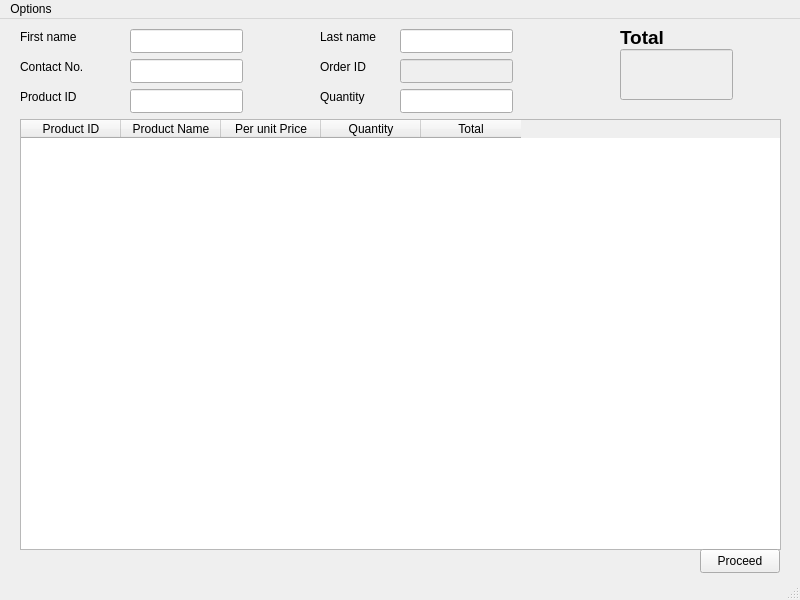
<?xml version="1.0" encoding="UTF-8"?>
<ui version="4.0">
 <class>MainWindow</class>
 <widget class="QMainWindow" name="MainWindow">
  <property name="geometry">
   <rect>
    <x>0</x>
    <y>0</y>
    <width>800</width>
    <height>600</height>
   </rect>
  </property>
  <property name="windowTitle">
   <string>MainWindow</string>
  </property>
  <widget class="QWidget" name="centralwidget">
   <widget class="QLineEdit" name="lineEdit_5">
    <property name="geometry">
     <rect>
      <x>400</x>
      <y>70</y>
      <width>113</width>
      <height>24</height>
     </rect>
    </property>
   </widget>
   <widget class="QLabel" name="label_7">
    <property name="geometry">
     <rect>
      <x>320</x>
      <y>40</y>
      <width>71</width>
      <height>16</height>
     </rect>
    </property>
    <property name="text">
     <string>Order ID</string>
    </property>
   </widget>
   <widget class="QLabel" name="label_5">
    <property name="geometry">
     <rect>
      <x>20</x>
      <y>70</y>
      <width>71</width>
      <height>16</height>
     </rect>
    </property>
    <property name="text">
     <string>Product ID</string>
    </property>
   </widget>
   <widget class="QLineEdit" name="lineEdit_6">
    <property name="enabled">
     <bool>false</bool>
    </property>
    <property name="geometry">
     <rect>
      <x>400</x>
      <y>40</y>
      <width>113</width>
      <height>24</height>
     </rect>
    </property>
   </widget>
   <widget class="QLabel" name="label_8">
    <property name="geometry">
     <rect>
      <x>620</x>
      <y>10</y>
      <width>71</width>
      <height>16</height>
     </rect>
    </property>
    <property name="font">
     <font>
      <pointsize>14</pointsize>
      <bold>true</bold>
     </font>
    </property>
    <property name="text">
     <string>Total</string>
    </property>
   </widget>
   <widget class="QLabel" name="label_2">
    <property name="geometry">
     <rect>
      <x>20</x>
      <y>40</y>
      <width>71</width>
      <height>16</height>
     </rect>
    </property>
    <property name="text">
     <string>Contact No.</string>
    </property>
   </widget>
   <widget class="QLabel" name="label_3">
    <property name="geometry">
     <rect>
      <x>20</x>
      <y>10</y>
      <width>71</width>
      <height>16</height>
     </rect>
    </property>
    <property name="text">
     <string>First name</string>
    </property>
   </widget>
   <widget class="QLineEdit" name="lineEdit_7">
    <property name="enabled">
     <bool>false</bool>
    </property>
    <property name="geometry">
     <rect>
      <x>620</x>
      <y>30</y>
      <width>113</width>
      <height>51</height>
     </rect>
    </property>
   </widget>
   <widget class="QLineEdit" name="lineEdit_2">
    <property name="geometry">
     <rect>
      <x>400</x>
      <y>10</y>
      <width>113</width>
      <height>24</height>
     </rect>
    </property>
   </widget>
   <widget class="QLabel" name="label_6">
    <property name="geometry">
     <rect>
      <x>320</x>
      <y>70</y>
      <width>71</width>
      <height>16</height>
     </rect>
    </property>
    <property name="text">
     <string>Quantity</string>
    </property>
   </widget>
   <widget class="QLineEdit" name="lineEdit_3">
    <property name="geometry">
     <rect>
      <x>130</x>
      <y>40</y>
      <width>113</width>
      <height>24</height>
     </rect>
    </property>
   </widget>
   <widget class="QLineEdit" name="lineEdit_4">
    <property name="geometry">
     <rect>
      <x>130</x>
      <y>70</y>
      <width>113</width>
      <height>24</height>
     </rect>
    </property>
   </widget>
   <widget class="QLineEdit" name="lineEdit">
    <property name="enabled">
     <bool>true</bool>
    </property>
    <property name="geometry">
     <rect>
      <x>130</x>
      <y>10</y>
      <width>113</width>
      <height>24</height>
     </rect>
    </property>
   </widget>
   <widget class="QTableWidget" name="tableWidget">
    <property name="geometry">
     <rect>
      <x>20</x>
      <y>100</y>
      <width>761</width>
      <height>431</height>
     </rect>
    </property>
    <property name="sizePolicy">
     <sizepolicy hsizetype="Expanding" vsizetype="Expanding">
      <horstretch>0</horstretch>
      <verstretch>0</verstretch>
     </sizepolicy>
    </property>
    <property name="minimumSize">
     <size>
      <width>761</width>
      <height>431</height>
     </size>
    </property>
    <property name="sortingEnabled">
     <bool>false</bool>
    </property>
    <column>
     <property name="text">
      <string>Product ID</string>
     </property>
    </column>
    <column>
     <property name="text">
      <string>Product Name</string>
     </property>
    </column>
    <column>
     <property name="text">
      <string>Per unit Price</string>
     </property>
    </column>
    <column>
     <property name="text">
      <string>Quantity</string>
     </property>
    </column>
    <column>
     <property name="text">
      <string>Total</string>
     </property>
    </column>
   </widget>
   <widget class="QLabel" name="label_4">
    <property name="geometry">
     <rect>
      <x>320</x>
      <y>10</y>
      <width>71</width>
      <height>16</height>
     </rect>
    </property>
    <property name="text">
     <string>Last name</string>
    </property>
   </widget>
   <widget class="QPushButton" name="pushButton">
    <property name="geometry">
     <rect>
      <x>700</x>
      <y>530</y>
      <width>80</width>
      <height>24</height>
     </rect>
    </property>
    <property name="text">
     <string>Proceed</string>
    </property>
   </widget>
  </widget>
  <widget class="QMenuBar" name="menubar">
   <property name="geometry">
    <rect>
     <x>0</x>
     <y>0</y>
     <width>800</width>
     <height>21</height>
    </rect>
   </property>
   <widget class="QMenu" name="menuOptions">
    <property name="title">
     <string>Options</string>
    </property>
    <addaction name="actionAdd_Order"/>
    <addaction name="actionFiond_Order"/>
   </widget>
   <addaction name="menuOptions"/>
  </widget>
  <widget class="QStatusBar" name="statusbar"/>
  <action name="actionAdd_Order">
   <property name="text">
    <string>Add Order</string>
   </property>
  </action>
  <action name="actionFiond_Order">
   <property name="text">
    <string>Find Order</string>
   </property>
  </action>
 </widget>
 <resources/>
 <connections/>
</ui>
